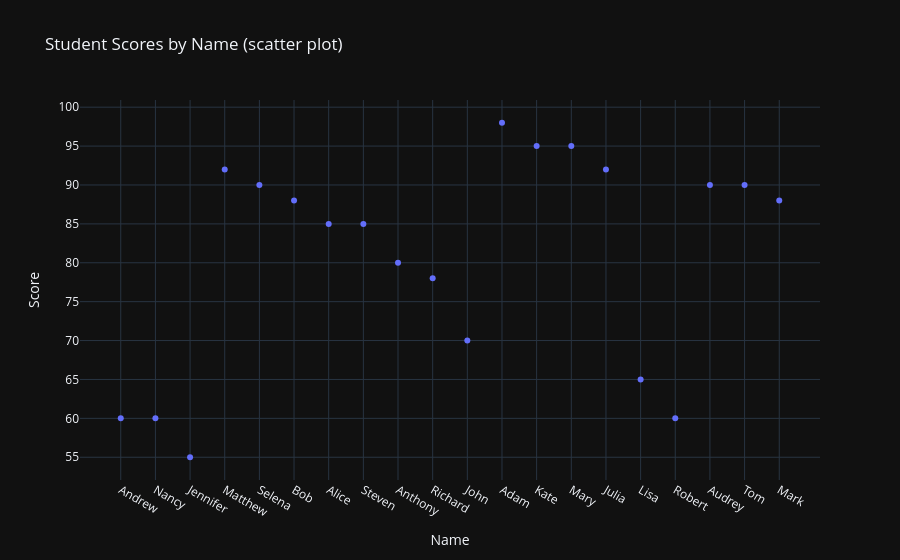

The notebook cell saved with this chart:
### Markdown cell above
There are many plotting libraries in Python and Plotly is one of the most popular ones.
Below are some basic examples of how to create different types of plots with Plotly Express, a high-level interface for Plotly.

### Code cell
# Plotting with Plotly
# Basic scatter plot
fig = px.scatter(df, x='Name', y='Score', title='Student Scores by Name (scatter plot)')
fig.show()

### Figure 1 — Plotly figure (JSON) as saved in the notebook; plotly's stock layout.template omitted (floating-point values rounded to 4 significant figures)
{"data": [{"hovertemplate": "Name=%{x}<br>Score=%{y}<extra></extra>", "legendgroup": "", "marker": {"color": "#636efa", "symbol": "circle"}, "mode": "markers", "name": "", "orientation": "v", "showlegend": false, "x": ["Andrew", "Nancy", "Jennifer", "Matthew", "Selena", "Bob", "Alice", "Steven", "Anthony", "Richard", "John", "Adam", "Kate", "Mary", "Julia", "Lisa", "Robert", "Audrey", "Tom", "Mark"], "xaxis": "x", "y": [60, 60, 55, 92, 90, 88, 85, 85, 80, 78, 70, 98, 95, 95, 92, 65, 60, 90, 90, 88], "yaxis": "y", "type": "scatter"}], "layout": {"xaxis": {"anchor": "y", "domain": [0.0, 1.0], "title": {"text": "Name"}}, "yaxis": {"anchor": "x", "domain": [0.0, 1.0], "title": {"text": "Score"}}, "legend": {"tracegroupgap": 0}, "title": {"text": "Student Scores by Name (scatter plot)"}}}
